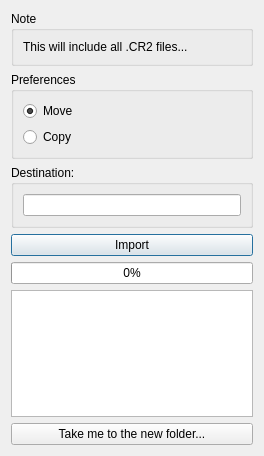
<?xml version="1.0" encoding="UTF-8"?>
<ui version="4.0">
 <class>Import</class>
 <widget class="QDialog" name="Import">
  <property name="geometry">
   <rect>
    <x>0</x>
    <y>0</y>
    <width>264</width>
    <height>456</height>
   </rect>
  </property>
  <property name="windowTitle">
   <string>Import</string>
  </property>
  <layout class="QGridLayout" name="gridLayout_4">
   <item row="0" column="0">
    <widget class="QGroupBox" name="groupBox_3">
     <property name="title">
      <string>Note</string>
     </property>
     <layout class="QGridLayout" name="gridLayout">
      <item row="0" column="0">
       <widget class="QLabel" name="label">
        <property name="text">
         <string>This will include all .CR2 files...</string>
        </property>
       </widget>
      </item>
     </layout>
    </widget>
   </item>
   <item row="1" column="0">
    <widget class="QGroupBox" name="groupBox">
     <property name="title">
      <string>Preferences</string>
     </property>
     <layout class="QGridLayout" name="gridLayout_3">
      <item row="0" column="0">
       <widget class="QRadioButton" name="radioMove">
        <property name="text">
         <string>Move</string>
        </property>
        <property name="checked">
         <bool>true</bool>
        </property>
       </widget>
      </item>
      <item row="1" column="0">
       <widget class="QRadioButton" name="radioCopy">
        <property name="text">
         <string>Copy</string>
        </property>
       </widget>
      </item>
     </layout>
    </widget>
   </item>
   <item row="2" column="0">
    <widget class="QGroupBox" name="groupBox_2">
     <property name="title">
      <string>Destination: </string>
     </property>
     <layout class="QGridLayout" name="gridLayout_2">
      <item row="0" column="0">
       <widget class="QLineEdit" name="editDestination"/>
      </item>
     </layout>
    </widget>
   </item>
   <item row="3" column="0">
    <widget class="QPushButton" name="btnImport">
     <property name="text">
      <string>Import</string>
     </property>
    </widget>
   </item>
   <item row="4" column="0">
    <widget class="QProgressBar" name="progressBar">
     <property name="value">
      <number>0</number>
     </property>
     <property name="alignment">
      <set>Qt::AlignCenter</set>
     </property>
    </widget>
   </item>
   <item row="5" column="0">
    <widget class="QTextBrowser" name="text"/>
   </item>
   <item row="6" column="0">
    <widget class="QPushButton" name="btnGoto">
     <property name="text">
      <string>Take me to the new folder...</string>
     </property>
    </widget>
   </item>
  </layout>
 </widget>
 <resources/>
 <connections/>
</ui>
